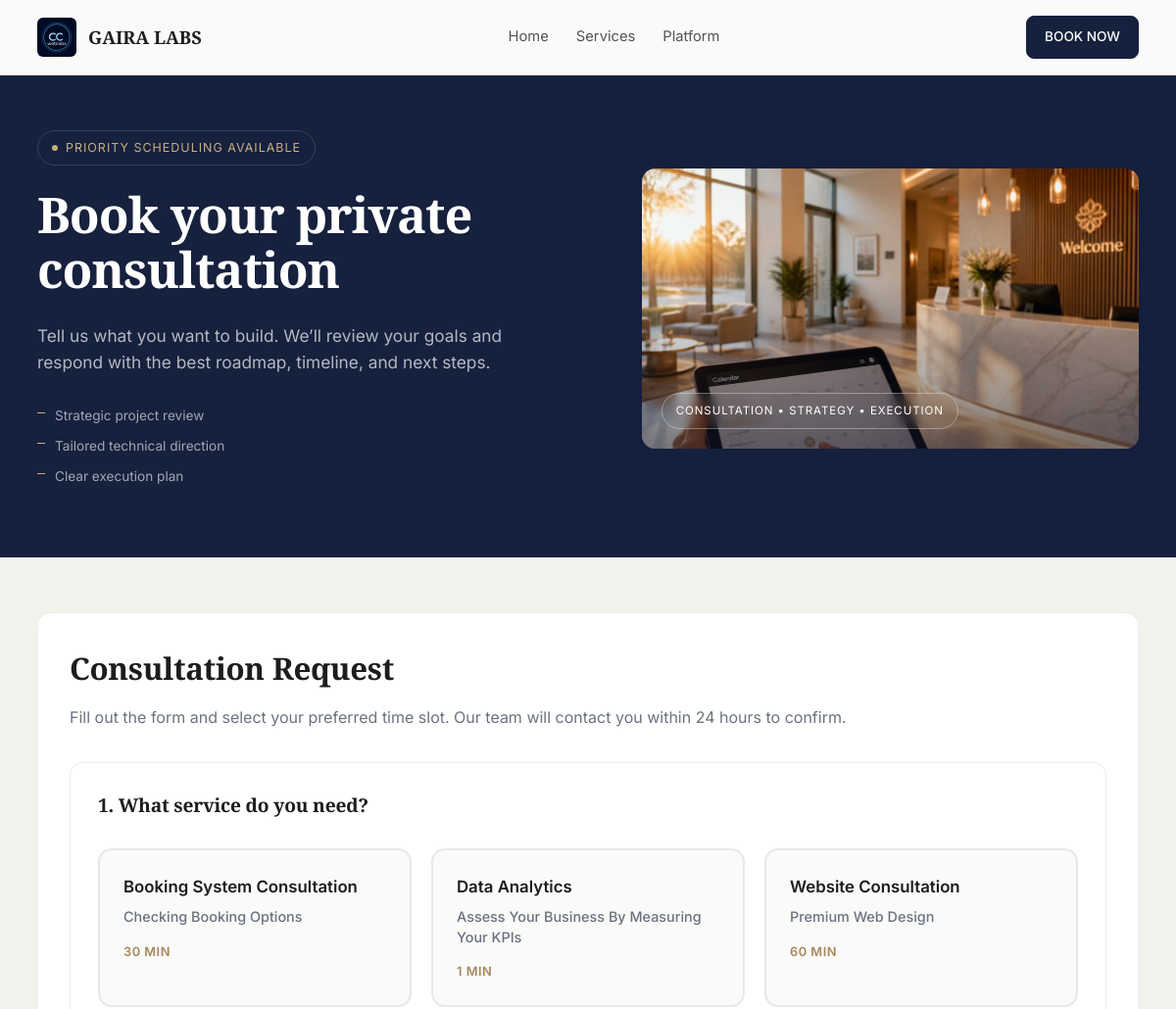
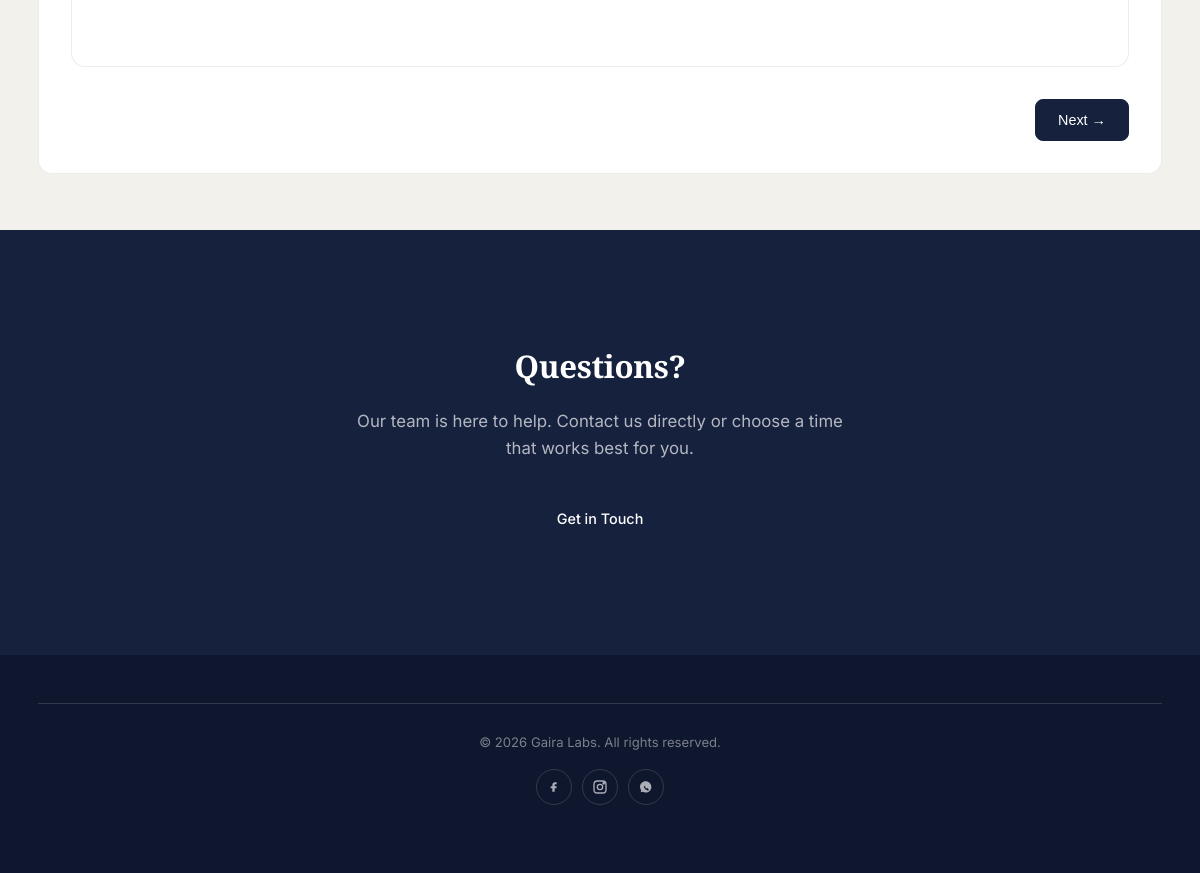
The page /booking/ on the database its author committed (2 pictures, top to bottom).
### booking/models.py (models this page shows, shortened)
class Activity(models.Model):
    name = models.CharField(max_length=100, unique=True)
    description = models.TextField(blank=True)
    duration_minutes = models.IntegerField(default=30)
    is_active = models.BooleanField(default=True)
    created_at = models.DateTimeField(auto_now_add=True)
    class Meta:
        verbose_name_plural = "Activities"
        ordering = ["name"]

### booking/views.py (the view, shortened to what this page needs)
# urls.py: path("", views.BookingHomeView.as_view(), name="home"),
class BookingHomeView(View):
    template_name = "booking/home.html"
    def get(self, request, *args, **kwargs):
        context = {
            "activities": Activity.objects.filter(is_active=True),
            "terms": BookingTerms.objects.filter(is_active=True).first(),
        }
        return render(request, self.template_name, context)

### templates/booking/home.html (shortened to what this page needs)
{% load static %}
<!doctype html>
<html lang="en">
<head>
  <link rel="stylesheet" href="{% static 'css/services.css' %}">
  <link rel="stylesheet" href="{% static 'css/booking.css' %}">
</head>
<body>
  <header>
    <div class="nav">
      <a class="brand" href="{% url 'services:welcome' %}" aria-label="Home">
        <img class="logo" src="{% static 'img/logo.png' %}" alt="Gaira Labs logo" width="40" height="40" />
        <strong>GAIRA LABS</strong>
      </a>
      <nav class="navlinks" aria-label="Primary">
        <a href="{% url 'services:welcome' %}">Home</a>
        <a href="{% url 'services:welcome' %}#services">Services</a>
        <a href="{% url 'services:welcome' %}#solutions">Platform</a>
      </nav>
      <a href="#booking-form" class="btn primary btn-sm">BOOK NOW</a>
    </div>
  </header>
  <main>
    <section class="band top-green">
      <div class="wrap">
        <section class="hero">
          <div class="hero-left">
            <div class="kicker"><span class="dot"></span> Priority scheduling available</div>
            <h1>Book your private consultation</h1>
            <p class="lead">
              Tell us what you want to build. We’ll review your goals and respond with the best roadmap, timeline, and next steps.
            </p>
            <div class="mini">
              <div>Strategic project review</div>
              <div>Tailored technical direction</div>
              <div>Clear execution plan</div>
            </div>
          </div>
          <aside class="hero-media" aria-label="Consultation visual">
            <img src="{% static 'img/booking2.jpg' %}" alt="Premium consultation">
            <div class="hero-overlay"></div>
            <div class="hero-badge">Consultation • Strategy • Execution</div>
          </aside>
        </section>
      </div>
    </section>
    <section class="band cream" id="booking-form">
      <div class="wrap">
        <section class="contact">
          <h2 style="margin:0 0 12px;">Consultation Request</h2>
          <p style="margin:0 0 32px; color:var(--muted);">Fill out the form and select your preferred time slot. Our team will contact you within 24 hours to confirm.</p>
          <form method="post" action="{% url 'booking:home' %}" id="bookingForm">
            <div class="form-step active" id="step-1">
              <h3 class="step-title">1. What service do you need?</h3>
              <div class="activity-grid">
                {% for activity in activities %}
                  <label class="activity-card">
                    <div class="activity-content">
                      <div class="activity-name">{{ activity.name }}</div>
                      <div class="activity-desc">{{ activity.description }}</div>
                      <div class="activity-duration">{{ activity.duration_minutes }} min</div>
                    </div>
                  </label>
                {% endfor %}
              </div>
            </div>
            <div class="form-navigation">
              <button type="button" class="btn primary" id="nextBtn" onclick="changeStep(1)">Next →</button>
            </div>
          </form>
        </section>
      </div>
    </section>
    <section class="band bottom-green">
      <div class="wrap">
        <div class="cta-section">
          <h2>Questions?</h2>
          <p>Our team is here to help. Contact us directly or choose a time that works best for you.</p>
          <a href="mailto:hello@gairalabs.es" class="btn primary">Get in Touch</a>
        </div>
      </div>
    </section>
    <section class="band navy-dark">
      <div class="wrap">
        <footer>
          <div class="foot">
            <div>© <span id="year"></span> Gaira Labs. All rights reserved.</div>
            <div class="socials" aria-label="Social links">
              <a href="https://facebook.com/" target="_blank" rel="noopener" aria-label="Facebook" class="social-btn">
                <svg viewBox="0 0 24 24" fill="currentColor" aria-hidden="true"><path d="M13.5 8H16V5h-2.5C11 5 9.5 6.6 9.5 9.2V11H7v3h2.5v5H13v-5h2.6l.4-3H13v-1.6c0-.9.3-1.4 1.5-1.4Z"/></svg>
              </a>
              <a href="https://instagram.com/" target="_blank" rel="noopener" aria-label="Instagram" class="social-btn">
                <svg viewBox="0 0 24 24" fill="none" stroke="currentColor" stroke-width="2" aria-hidden="true"><rect x="3" y="3" width="18" height="18" rx="5"/><circle cx="12" cy="12" r="4"/><circle cx="17.5" cy="6.5" r="1"/></svg>
              </a>
              <a href="https://wa.me/10000000000" target="_blank" rel="noopener" aria-label="WhatsApp" class="social-btn">
              </a>
            </div>
          </div>
        </footer>
      </div>
    </section>
  </main>
</body>
</html>

### static/css/booking.css (style rules this page uses)
.contact { background: #fff; padding: 32px; border-radius: var(--radius); border: 1px solid var(--border); }
.form-step { display: none; animation: fadeIn 0.3s ease; background: #fff; padding: 28px; border-radius: var(--radius); border: 1px solid var(--border); margin-bottom: 24px; }
.form-step.active { display: block; }
.step-title { font-size: 1.2rem; font-weight: 600; margin-bottom: 28px; color: var(--ink); font-family: var(--font-display); }
label { display: block; font-size: 0.9rem; font-weight: 500; color: var(--ink); margin-bottom: 8px; text-transform: capitalize; }
.activity-grid { display: grid; grid-template-columns: repeat(auto-fit, minmax(220px, 1fr)); gap: 20px; margin-bottom: 32px; }
.activity-card { position: relative; padding: 24px; background: var(--bg); border: 2px solid var(--border); border-radius: var(--radius); cursor: pointer; transition: all 0.2s ease; }
.activity-content { pointer-events: none; }
.activity-name { font-weight: 600; color: var(--ink); margin-bottom: 8px; font-size: 1.05rem; }
.activity-desc { color: var(--muted); font-size: 0.9rem; margin-bottom: 12px; line-height: 1.4; }
.activity-duration { display: inline-block; font-size: 0.8rem; color: var(--brass); font-weight: 600; text-transform: uppercase; letter-spacing: 0.5px; }
.form-navigation { display: flex; gap: 16px; margin-top: 32px; justify-content: flex-end; flex-wrap: wrap; }

### rows shown on the page
Activity: name "Booking System Consultation", description "Checking Booking Options", duration_minutes "30"
Activity: name "Data Analytics", description "Assess Your Business By Measuring Your KPIs", duration_minutes "1"
Activity: name "Website Consultation", description "Premium Web Design", duration_minutes "60"
